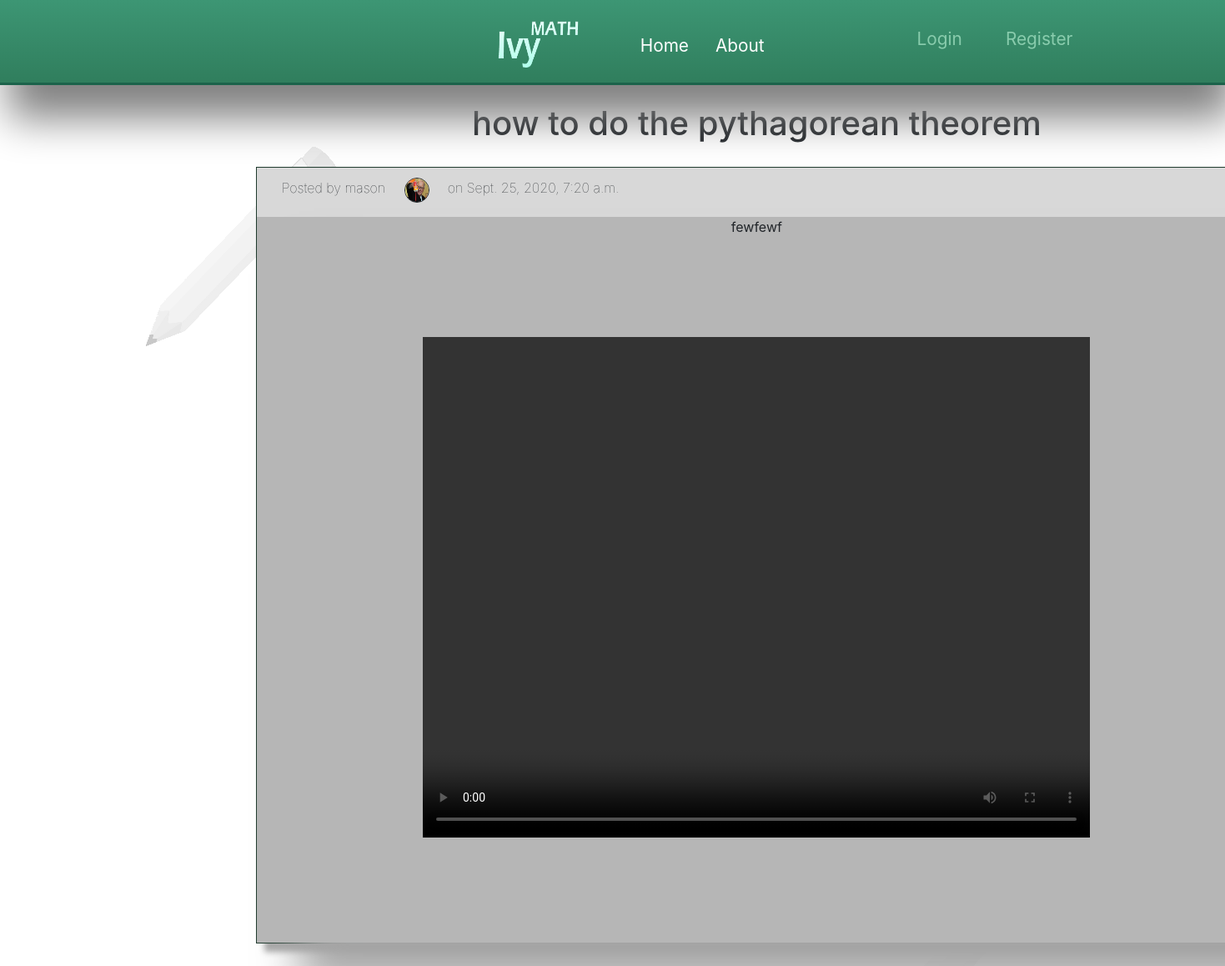
Screenshot of /postTrig/1/ with the database file from the repository.
### boards/models.py (models this page shows, shortened)
class postTrig(models.Model):
    title = models.CharField(max_length=100)
    content = models.TextField()
    date_posted = models.DateTimeField(default=timezone.now)
    author = models.ForeignKey(User, on_delete=models.CASCADE)
    clip = models.FileField(upload_to='user_videos/',null=True)

### users/models.py (models this page shows, shortened)
class Profile(models.Model):
    user = models.OneToOneField(User, on_delete = models.CASCADE)
    image = models.ImageField(default='default.jpg', upload_to='profile_pics')

### boards/views.py (the view)
# urls.py: path('postTrig/<int:pk>/', PostDetailViewTrig.as_view(),name='post-detail-trig'),
class PostDetailViewTrig(DetailView):
    model = postTrig

### boards/templates/boards/posttrig_detail.html
{%extends  "boards/base.html" %}
{% block content %}
<h1>{{ object.title }}</h1>
    <div class="postdetailview">
        <div class="postedby-container">
            <div class="postedby">
                <div class="postedby-text"><p> Posted by {{object.author}}</p></div>
                <div class="postedby-img"><img style="width: 30px; height: 30px; border-radius: 60%; margin-bottom: 4px; border-style: solid; border-width: 1px;" src= " {{object.author.profile.image.url}}"></div>
                <div><p>on {{ object.date_posted }}</p></div>
            </div>
            <div></div>
        </div>
        <div class="postdet-container">
            <div class="postcont">
                <p>{{ object.content }}</p>
            </div>
            <div class="videosection">
                <video width="800" height="600" controls>
                    <source src="{{ object.clip.url }}" type="video/mp4">
                  </video>
            </div>
        </div>
    </div>
    </div>
{% endblock content %}

### boards/static/style.css (style rules this page uses)
body { background-image:url("background.png"); }
.postcont { margin-left: 30px; margin-right: 30px; background-color: rgb(182, 182, 182); }
.postdet-container { background-color: rgb(182, 182, 182); box-shadow: 50px 50px 50px rgb(165, 165, 165); }
.postedby-container { display: grid; grid-template-columns: 60% 40%; margin-top: 5px; }
.postedby { margin-left: 0px; display: grid; grid-template-columns: 24% 2% 40%; font-weight: 2.5; padding: 7px; }
.postedby-text { width: 100%; }
.postedby-img { width: 100%; }
.postdetailview { margin: 0 auto; border-style: solid; border-width: 1px; border-color: rgb(31, 59, 46); width: 1200px; display: grid; background-color: rgb(216, 216, 216); box-shadow: 10px 10px 7px rgb(168, 168, 168); }
.videosection { margin-top: 10%; margin-bottom: 10%; }

### rows the page displays
postTrig: title "how to do the pythagorean theorem", author "mason", author.profile.image (picture), date_posted "Sept. 25, 2020, 7:20 a.m.", content "fewfewf"
